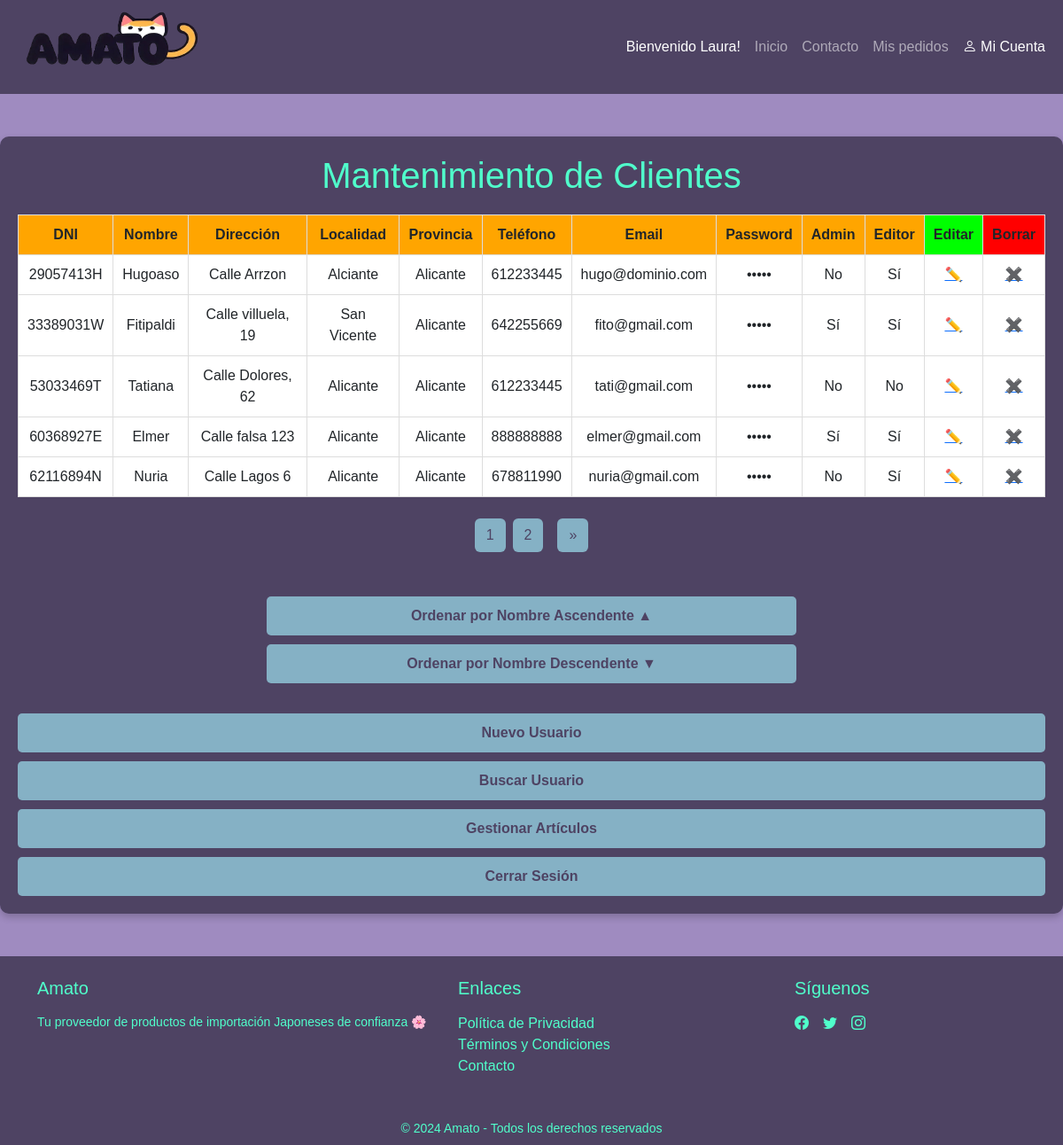
Page /admin_session.php (signed in) on the earlier database version.
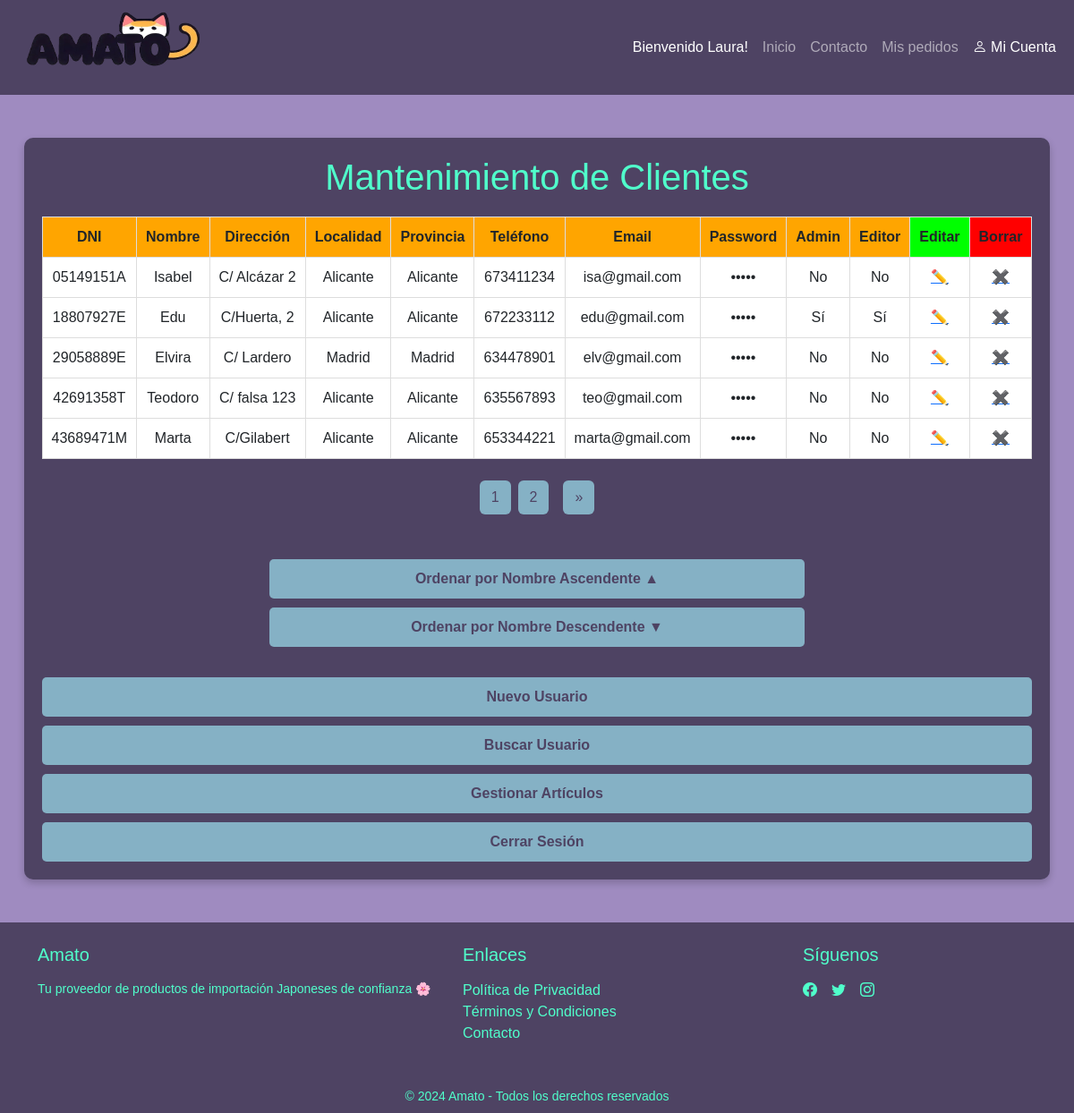
Same page on the later database version.
### tables this page shows
CREATE TABLE `usuarios` (
  `dni` varchar(9) NOT NULL,
  `nombre` varchar(30) NOT NULL,
  `direccion` varchar(50) NOT NULL,
  `localidad` varchar(30) NOT NULL,
  `provincia` varchar(30) NOT NULL,
  `telefono` varchar(9) NOT NULL,
  `email` varchar(30) NOT NULL,
  `password` varchar(75) NOT NULL,
  `admin` tinyint(1) DEFAULT 0,
  `editor` tinyint(1) DEFAULT 0
);

### admin_session.php (the view, shortened to what the changed rows need)
<?php
if (isset($_SESSION['ordenar']) && !empty($_SESSION['ordenar'])) {
    $orden = "ORDER BY nombre " . $_SESSION['ordenar'];
} else {
    $orden = "ORDER BY dni";
}
?>
<!DOCTYPE html>
<html lang="es">
<head>
    <link href="https://cdn.jsdelivr.net/npm/bootstrap@5.3.2/dist/css/bootstrap.min.css" rel="stylesheet">
    <link rel="stylesheet" href="https://cdn.jsdelivr.net/npm/bootstrap-icons@1.11.2/font/bootstrap-icons.min.css">
    <link rel="stylesheet" href="stylesheetcart.css">
</head>
<body>
    <main class="py-5">
        <div id="contenedor" style="display: inline-block; width: auto; max-width: none;">
            <h1 class="titulo">Mantenimiento de Clientes</h1>
            <div id="login">
                <table>
                    <tr>
                        <th>DNI</th>
                        <th>Nombre</th>
                        <th>Dirección</th>
                        <th>Localidad</th>
                        <th>Provincia</th>
                        <th>Teléfono</th>
                        <th>Email</th>
                        <th>Password</th>
                        <th>Admin</th>
                        <th>Editor</th>
                        <th class="editar">Editar</th>
                        <th class="borrar">Borrar</th>
                    </tr>
                    <?php
                    $conn = conectar_db();
                    try {
                        $por_pagina = 5;
                        $pagina = isset($_GET['pagina']) ? (int)$_GET['pagina'] : 1;
                        $pagina = max(1, $pagina);
                        $offset = ($pagina - 1) * $por_pagina;
                        $total_registros = $conn->query("SELECT COUNT(*) FROM usuarios")->fetchColumn();
                        $total_paginas = ceil($total_registros / $por_pagina);
                        $sql = "SELECT * FROM usuarios $orden LIMIT :limit OFFSET :offset";
                        $stmt = $conn->prepare($sql);
                        $stmt->bindValue(':limit', $por_pagina, PDO::PARAM_INT);
                        $stmt->bindValue(':offset', $offset, PDO::PARAM_INT);
                        $stmt->execute();
                        while ($datos = $stmt->fetch(PDO::FETCH_ASSOC)) {
                            echo "<tr>";
                            echo "<td>" . $datos["dni"] . "</td>";
                            echo "<td>" . $datos["nombre"] . "</td>";
                            echo "<td>" . $datos["direccion"] . "</td>";
                            echo "<td>" . $datos["localidad"] . "</td>";
                            echo "<td>" . $datos["provincia"] . "</td>";
                            echo "<td>" . $datos["telefono"] . "</td>";
                            echo "<td>" . $datos["email"] . "</td>";
                            echo "<td>•••••</td>";
                            echo "<td>" . ($datos["admin"] == 1 ? "Sí" : "No") . "</td>";
                            echo "<td>" . ($datos["editor"] == 1 ? "Sí" : "No") . "</td>";
                            echo "<td><a href='modify_admin.php?dni=" . $datos["dni"] . "'>✏️</a></td>";
                            if (isset($_SESSION['dni']) && $_SESSION['dni'] != $datos['dni']) {
                                echo "<td><a href='delete_admin.php?dni=" . $datos['dni'] . "'>✖️</a></td>";
                            }
                            echo "</tr>";
                        }
                    } catch (PDOException $e) {
                        echo 'Error: ' . $e->getMessage();
                    }
                    ?>
                </table>
                <nav aria-label="Page navigation" class="mt-4">
                    <ul class="pagination justify-content-center">
                        <?php for ($i = 1; $i <= $total_paginas; $i++): ?>
                            <li class="page-item <?= $i == $pagina ? 'active' : '' ?>">
                                <a class="btn btn-custom me-2" href="?pagina=<?= $i ?>"><?= $i ?></a>
                            </li>
                        <?php endfor; ?>
                    </ul>
                </nav>
                <br>
                <br>
            </div>
        </div>
    </main>
</body>
</html>

Differences in the rows shown:
removed usuarios: dni "29057413H", nombre "Hugoaso", direccion "Calle Arrzon", localidad "Alciante", provincia "Alicante", telefono "612233445", email "hugo@dominio.com", admin "No", editor "Sí"
removed usuarios: dni "33389031W", nombre "Fitipaldi", direccion "Calle villuela, 19", localidad "San Vicente", provincia "Alicante", telefono "642255669", email "fito@gmail.com", admin "Sí", editor "Sí"
removed usuarios: dni "53033469T", nombre "Tatiana", direccion "Calle Dolores, 62", localidad "Alicante", provincia "Alicante", telefono "612233445", email "tati@gmail.com", admin "No", editor "No"
removed usuarios: dni "60368927E", nombre "Elmer", direccion "Calle falsa 123", localidad "Alicante", provincia "Alicante", telefono "888888888", email "elmer@gmail.com", admin "Sí", editor "Sí"
removed usuarios: dni "62116894N", nombre "Nuria", direccion "Calle Lagos 6", localidad "Alicante", provincia "Alicante", telefono "678811990", email "nuria@gmail.com", admin "No", editor "Sí"
added usuarios: dni "05149151A", nombre "Isabel", direccion "C/ Alcázar 2", localidad "Alicante", provincia "Alicante", telefono "673411234", email "isa@gmail.com", admin "No", editor "No"
added usuarios: dni "18807927E", nombre "Edu", direccion "C/Huerta, 2", localidad "Alicante", provincia "Alicante", telefono "672233112", email "edu@gmail.com", admin "Sí", editor "Sí"
added usuarios: dni "29058889E", nombre "Elvira", direccion "C/ Lardero", localidad "Madrid", provincia "Madrid", telefono "634478901", email "elv@gmail.com", admin "No", editor "No"
added usuarios: dni "42691358T", nombre "Teodoro", direccion "C/ falsa 123", localidad "Alicante", provincia "Alicante", telefono "635567893", email "teo@gmail.com", admin "No", editor "No"
added usuarios: dni "43689471M", nombre "Marta", direccion "C/Gilabert", localidad "Alicante", provincia "Alicante", telefono "653344221", email "marta@gmail.com", admin "No", editor "No"
